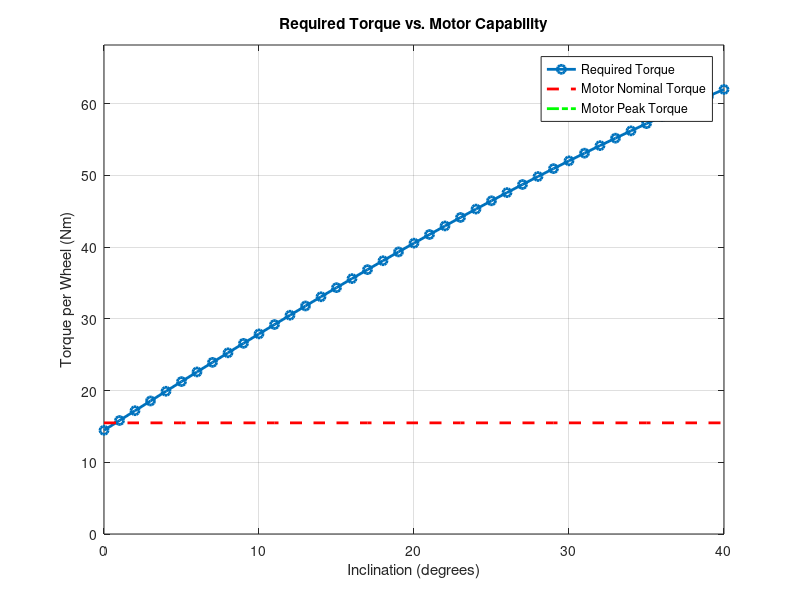

Recreate this plot in MATLAB.
% This MATLAB script calculates the required torque at the wheels to move a vehicle
% up a specified incline and checks if the given motor specs are sufficient.

clc;
clear;
close all;

% --- Define Vehicle and Environmental Parameters based on the provided documents ---
vehicle_mass_kg = 250; 
driver_mass_kg = 70;
total_mass_kg = vehicle_mass_kg + driver_mass_kg;
g = 9.81; % Acceleration due to gravity (m/s^2)
total_weight_N = total_mass_kg * g;

% Tire and Aerodynamic parameters from the documents
wheel_radius_m = 0.6604;
fR = 0.16; % Rolling resistance coefficient from user prompt
rho = 1.225; % Air density (kg/m^3)
Cw = 0.9; % Coefficient of drag, using the minimum value from the user prompt
frontal_area_m2 = 0.88; % From previous document
lambda = 1.1; % Mass correction factor from user prompt

% --- Motor Specifications (Nominal and Peak) ---
motor_nominal_torque_Nm = 15.5;
motor_peak_torque_Nm = 90;

% --- Gearbox and Drivetrain Specifications ---
gear_ratio = 8.25;
drivetrain_efficiency = 0.8;

% --- Define Operating Conditions (Velocity and Inclination) ---
max_speed_kmh = 45;
max_speed_ms = max_speed_kmh * (1000/3600);
a = 0; % Assuming acceleration is 0 based on user prompt image

% --- Define the specific angle to run the calculation for ---
target_angle = 40;

fprintf('--- Calculating Torque for a %.0f-degree Incline ---\n\n', target_angle);
fprintf('Vehicle Mass: %.2f kg\n', total_mass_kg);
fprintf('Wheel Radius: %.4f m\n', wheel_radius_m);
fprintf('Motor Peak Torque: %.1f Nm\n', motor_peak_torque_Nm);
fprintf('Gear Ratio: %.2f\n', gear_ratio);
fprintf('Drivetrain Efficiency: %.2f\n', drivetrain_efficiency);
fprintf('Maximum Speed: %.2f km/h (%.2f m/s)\n', max_speed_kmh, max_speed_ms);
fprintf('Drag Coefficient (Cw): %.2f\n', Cw);
fprintf('Rolling Resistance Coefficient (fR): %.2f\n', fR);
fprintf('Mass Correction Factor (lambda): %.1f\n\n', lambda);


% --- Calculate Resistive Forces for the target angle ---
Rr_N = total_mass_kg * g * fR * cosd(target_angle);
Fa_N = 0.5 * rho * Cw * frontal_area_m2 * (max_speed_ms)^2;
Fl_N = total_mass_kg * g * sind(target_angle);
Fd_total_N = Rr_N + Fa_N + Fl_N;


% --- Print Calculated Tractive Forces ---
fprintf('Calculated Tractive Force Components at %.0f degrees:\n', target_angle);
fprintf('Rolling Resistance (F_R): %.2f N\n', Rr_N);
fprintf('Aerodynamic Resistance (F_a): %.2f N\n', Fa_N);
fprintf('Gradient Resistance (F_L): %.2f N\n', Fl_N);
fprintf('TOTAL TRACTIVE EFFORT (F_total): %.2f N\n\n', Fd_total_N);


% --- Calculate Total Tractive Torque and Required Motor Torque ---
Tt_total_Nm = Fd_total_N * wheel_radius_m;
required_motor_torque_per_wheel = Tt_total_Nm / (gear_ratio * drivetrain_efficiency * 4);


% --- Print Calculated Torques ---
fprintf('Required total torque on the wheels: %.2f Nm\n', Tt_total_Nm);
fprintf('Required motor torque per wheel: %.2f Nm\n\n', required_motor_torque_per_wheel);


% --- Check for Sufficiency ---
if required_motor_torque_per_wheel > motor_peak_torque_Nm
    fprintf('The required motor torque (%.2f Nm) EXCEEDS the motor peak torque (%.1f Nm).\n', required_motor_torque_per_wheel, motor_peak_torque_Nm);
    fprintf('The motor is NOT sufficient to climb this incline.\n');
else
    fprintf('The required motor torque (%.2f Nm) is SUFFICIENT to climb the incline, as it is less than the motor peak torque (%.1f Nm).\n', required_motor_torque_per_wheel, motor_peak_torque_Nm);
end


% --- Plot the results for a visual representation. ---
inclination_degrees_plot = 0:1:40; 
required_motor_torque_plot = zeros(size(inclination_degrees_plot));

for i = 1:length(inclination_degrees_plot)
    alpha = inclination_degrees_plot(i);
    
    Rr_N_plot = total_mass_kg * g * fR * cosd(alpha);
    Fa_N_plot = 0.5 * rho * Cw * frontal_area_m2 * (max_speed_ms)^2;
    Fl_N_plot = total_mass_kg * g * sind(alpha);
    Fd_total_N_plot = Rr_N_plot + Fa_N_plot + Fl_N_plot;

    Tt_total_Nm_plot = Fd_total_N_plot * wheel_radius_m;
    required_motor_torque_plot(i) = Tt_total_Nm_plot / (gear_ratio * drivetrain_efficiency * 4);
end

figure;
plot(inclination_degrees_plot, required_motor_torque_plot, '-o', 'LineWidth', 2);
hold on;
plot(inclination_degrees_plot, repmat(motor_nominal_torque_Nm, size(inclination_degrees_plot)), '--r', 'LineWidth', 2);
plot(inclination_degrees_plot, repmat(motor_peak_torque_Nm, size(inclination_degrees_plot)), '-.g', 'LineWidth', 2);
xlabel('Inclination (degrees)');
ylabel('Torque per Wheel (Nm)');
title('Required Torque vs. Motor Capability');
legend('Required Torque', 'Motor Nominal Torque', 'Motor Peak Torque', 'Location', 'best');
grid on;
ylim([0, max(required_motor_torque_plot)*1.1]);
hold off;
